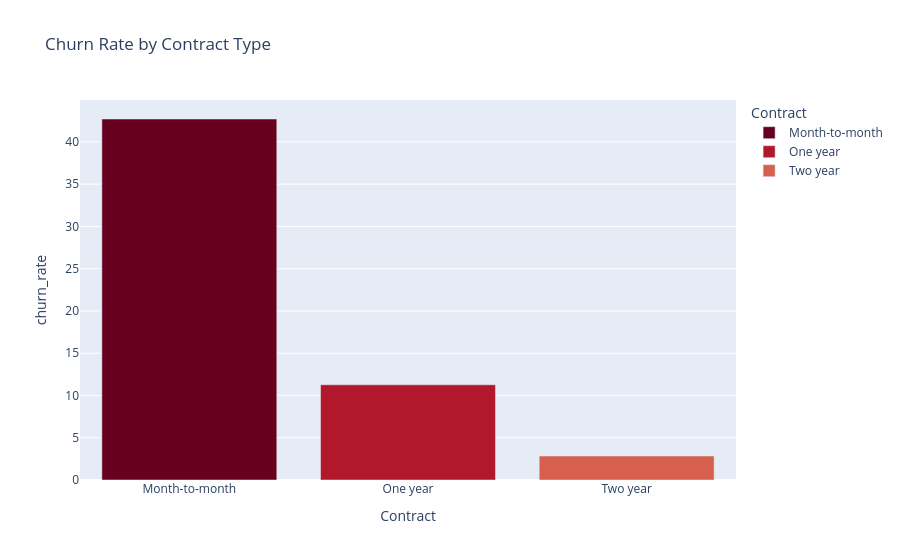

Here is the notebook cell this chart was saved with:
### Code cell
contract_churn_pct = (contract_churn['Yes'] * 100).reset_index()
contract_churn_pct.columns = ['Contract', 'churn_rate']
contract_churn_pct = contract_churn_pct.sort_values('churn_rate', ascending=False)
fig=px.bar(contract_churn_pct, x='Contract', y='churn_rate',
             title='Churn Rate by Contract Type',
             labels={'x': 'Contract Type', 'y': 'Churn Rate', 'color': 'Churn'},
             color='Contract',
             color_discrete_sequence=px.colors.sequential.RdBu)
fig.show()

### Figure 1 — Plotly figure (JSON) as saved in the notebook; plotly's stock layout.template omitted (floating-point values rounded to 4 significant figures)
{"data": [{"alignmentgroup": "True", "hovertemplate": "Contract=%{x}<br>churn_rate=%{y}<extra></extra>", "legendgroup": "Month-to-month", "marker": {"color": "rgb(103,0,31)", "pattern": {"shape": ""}}, "name": "Month-to-month", "offsetgroup": "Month-to-month", "orientation": "v", "showlegend": true, "textposition": "auto", "type": "bar", "x": ["Month-to-month"], "xaxis": "x", "y": [42.71], "yaxis": "y"}, {"alignmentgroup": "True", "hovertemplate": "Contract=%{x}<br>churn_rate=%{y}<extra></extra>", "legendgroup": "One year", "marker": {"color": "rgb(178,24,43)", "pattern": {"shape": ""}}, "name": "One year", "offsetgroup": "One year", "orientation": "v", "showlegend": true, "textposition": "auto", "type": "bar", "x": ["One year"], "xaxis": "x", "y": [11.27], "yaxis": "y"}, {"alignmentgroup": "True", "hovertemplate": "Contract=%{x}<br>churn_rate=%{y}<extra></extra>", "legendgroup": "Two year", "marker": {"color": "rgb(214,96,77)", "pattern": {"shape": ""}}, "name": "Two year", "offsetgroup": "Two year", "orientation": "v", "showlegend": true, "textposition": "auto", "type": "bar", "x": ["Two year"], "xaxis": "x", "y": [2.832], "yaxis": "y"}], "layout": {"barmode": "relative", "legend": {"title": {"text": "Contract"}, "tracegroupgap": 0}, "title": {"text": "Churn Rate by Contract Type"}, "xaxis": {"anchor": "y", "categoryarray": ["Month-to-month", "One year", "Two year"], "categoryorder": "array", "domain": [0, 1], "title": {"text": "Contract"}}, "yaxis": {"anchor": "x", "domain": [0, 1], "title": {"text": "churn_rate"}}}}
